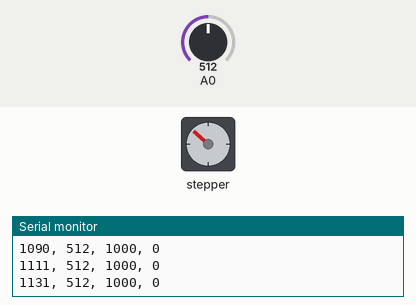
The sketch below on a simulated Arduino Uno, built with avr-gcc and run on an emulated ATmega328P. Parts: stepper motor, the last lines printed to the serial monitor. Wiring (inferred from the names in the program): stepper motor driver (200 steps per turn assumed): step pin 3; direction pin 4. The inputs (shaded band) are chosen by the test bench; at power-on: A0 = 512.

Above: at 1.2 s.
1.3 s: A0 set to 0
At 2.1 s:
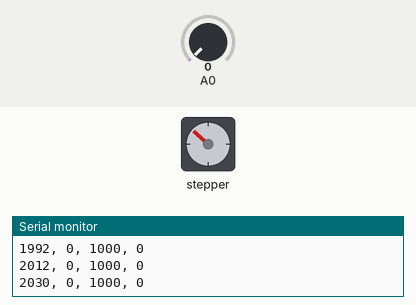
4.3 s: A0 set to 1023
At 5.0 s:
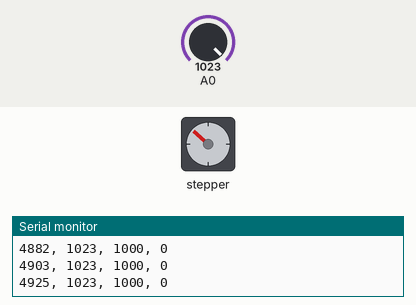
7.3 s: A0 set to 110
10.3 s: A0 set to 93
Timing chart, 0 to 12.8 s (numbered marks = the images above; inputs shaded):
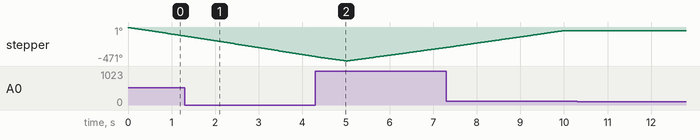

Measured:
- after the input at 10.3 s, every drawn part: stays the same

The sketch:

Motor_and_lightgate.ino
```cpp
#include <stdio.h>
#include <stdlib.h>

const int stepPin = 3;
const int dirPin = 4;

int customDelay,customDelayMapped; // Defines variables
int Speed = 600;
int value;
int current_time;
int starttime;
int starttime2;
bool Direction;
int pulseWidthMicros = 50;
//int currentmicro;
int newCustom = 1000;
int duration = 5000;


void setup() {
  Serial.begin(9600);
  starttime = millis();
  pinMode(stepPin,OUTPUT);
  pinMode(dirPin,OUTPUT);
  digitalWrite(dirPin,LOW); // high is up LOW is down
  Direction = true;
  //currentmicro = micros();
}

void loop() {
  while(millis()<(starttime+duration)) {

    value = analogRead(A0);
    current_time = millis();
    customDelayMapped = newCustom;
    Serial.println(String(millis()) + ", " + String(value) + ", " + String(customDelayMapped) + ", " + LOW);
    //while(millis() < current_time + 50){
        customDelayMapped = newCustom;
          digitalWrite(stepPin, HIGH);
          delayMicroseconds(customDelayMapped);
          digitalWrite(stepPin, LOW);
          delayMicroseconds(customDelayMapped);
    //}
  }
  digitalWrite(dirPin,HIGH); // high is up LOW is down
  Direction = true;
    while(millis()<(starttime+duration*2)) {

    value = analogRead(A0);
    current_time = millis();
    customDelayMapped = newCustom;
    Serial.println(String(millis()) + ", " + String(value) + ", " + String(customDelayMapped) + ", " + HIGH);
    //while(millis() < current_time + 50){
        customDelayMapped = newCustom;
          digitalWrite(stepPin, HIGH);
          delayMicroseconds(customDelayMapped);
          digitalWrite(stepPin, LOW);
          delayMicroseconds(customDelayMapped);
   // }
  }
}
```
